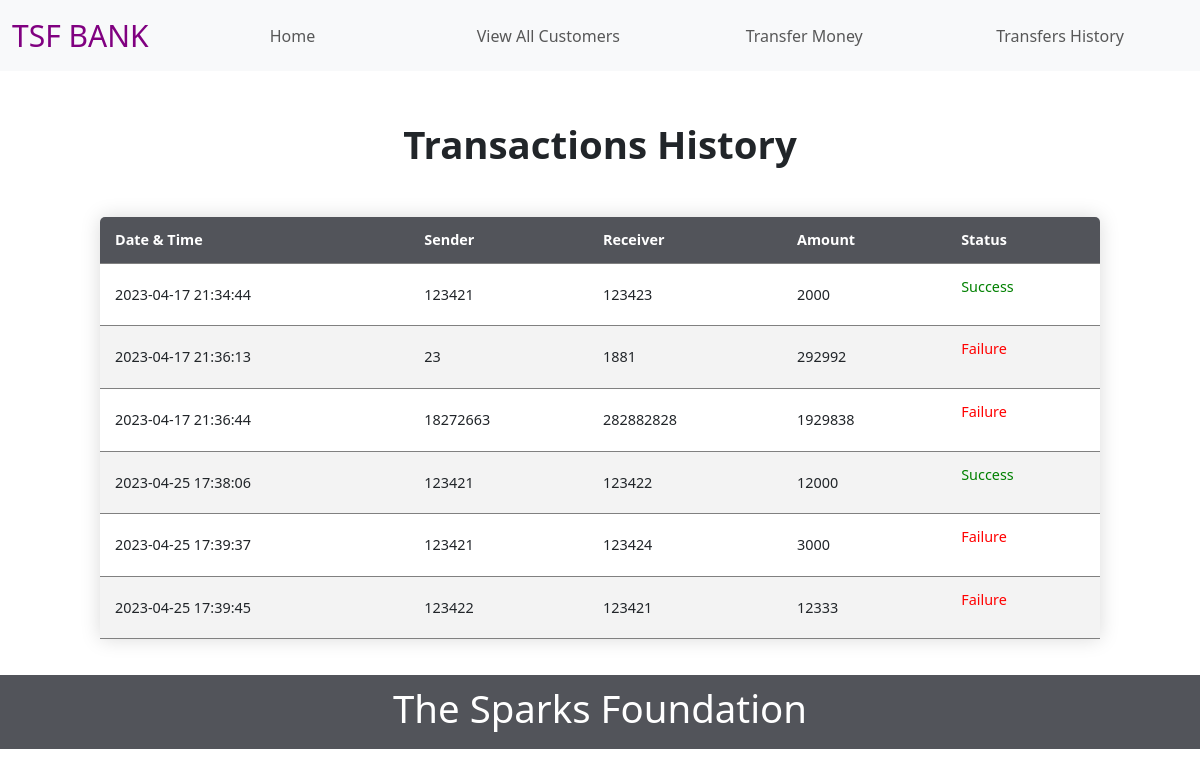
Page /transactions.php on the earlier database version.
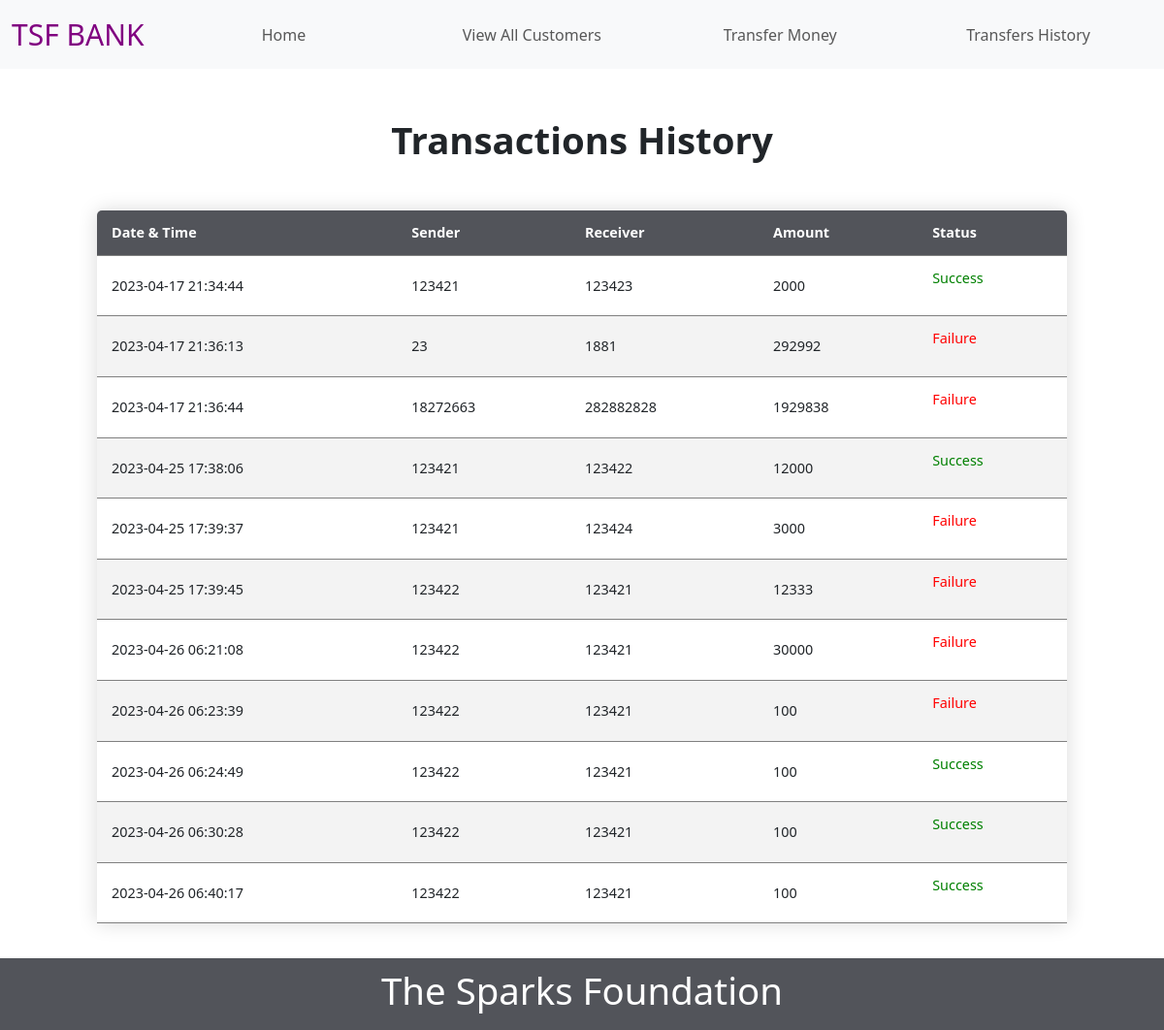
Same page on the later database version.
### tables this page shows
CREATE TABLE `transactions` (
  `sender` int(255) NOT NULL,
  `receiver` int(255) NOT NULL,
  `amount` int(255) NOT NULL,
  `status` varchar(255) NOT NULL,
  `Dat` datetime NOT NULL
);

### transactions.php (the view, shortened to what this page needs)
<?php
include_once 'config/conn.php';
$query ="select * from transactions";
$result = mysqli_query($conn, $query);
?>
<!DOCTYPE html>
<html>
<head>
    <link href="https://cdn.jsdelivr.net/npm/bootstrap@5.3.0-alpha3/dist/css/bootstrap.min.css" rel="stylesheet">
</head>
<body>
<section>
    <nav class="navbar navbar-expand-md navbar-light bg-light">
        <div class="container-fluid">
            <a class="navbar-brand" id="brand" href="index.php">TSF BANK</a>
            <div class="collapse navbar-collapse" id="navbarNav">
                <ul class="navbar-nav flex-grow-1">
                    <li class="nav-item active">
                        <a class="nav-link" href="index.php">Home <span class="sr-only"></span></a>
                    </li>
                    <li class="nav-item">
                        <a class="nav-link flex-grow-1"  href="allcustomers.php">View All Customers</a>
                    </li>
                    <li class="nav-item">
                        <a class="nav-link"  href="sendmoney.php">Transfer Money</a>
                    </li>
                    <li class="nav-item">
                        <a class="nav-link"  href="transactions.php">Transfers History</a>
                    </li>
                </ul>
            </div>
        </div>
    </nav>
</section>
   <h1 class="title">Transactions History</h1>
      <div class="table">
          <table class="content">
              <thead>
              <tr>
                  <th>Date & Time</th>
                  <th>Sender</th>
                  <th>Receiver</th>
                  <th>Amount</th>
                  <th>Status</th>
              </tr>
              </thead>
              <?php
              echo"<tbody>";
              while ($row = mysqli_fetch_assoc($result)){
                  echo '
                  <tr>
                    <td>'.$row['Dat'].'</td>
                    <td>'.$row['sender'].'</td>
                    <td>'.$row['receiver'].'</td>
                    <td>'.$row['amount'].'</td><td>'; ?>
                    <?php if ($row['status'] == "succeed"){ echo '<p style="color: green">Success</p>';}else{ echo'<p style="color: red">Failure</p>';}; ?>
                    <?php echo '</td></tr>';
              }
              echo "</tbody>";
              ?>
          </table>
      </div>
<section class="footer">
    <div class="container">
        <div class="row">
            <div class="col-lg-12">
                <h3 class="footer-title">The Sparks Foundation</h3>
            </div>
        </div>
    </div>
</body>
</html>

### transactions.php (style rules this page uses)
h1 { text-align: center; }
#brand { font-size: 30px; color: purple; }
.title { font-size: 2.4rem; font-weight: 800; }
.navbar-nav > li { margin-right: 1rem; margin-left: 1rem; flex: 1; text-align: center; }
.content { border-collapse: collapse; margin: 25px 0; font-size: 0.9em; min-width: 1000px; border-radius: 5px 5px 0 0; overflow: hidden; box-shadow: 0 0 20px rgba(0, 0, 0, 0.15); margin-left: auto; margin-right: auto; margin-block: 3%; }
.content thead tr { background-color: #52545a; color: #ffffff; text-align: left; font-weight: bold; }
.content th, .content td { padding: 12px 15px; }
.content tbody tr:nth-of-type(even) { background-color: #f3f3f3; }
.title { font-size: 2.4rem; font-weight: 800; margin: 50px; text-align: center; }
ul li { padding: 0 15px; }
.footer { text-align: center; padding: 10px 0; background-color: #52545a; color: white; }
.footer-title { font-size: 2.4rem; font-weight: 500; }

Differences in the rows shown:
added transactions: Dat "2023-04-26 06:21:08", sender "123422", receiver "123421", amount "30000", status "Failure"
added transactions: Dat "2023-04-26 06:23:39", sender "123422", receiver "123421", amount "100", status "Failure"
added transactions: Dat "2023-04-26 06:24:49", sender "123422", receiver "123421", amount "100", status "Success"
added transactions: Dat "2023-04-26 06:30:28", sender "123422", receiver "123421", amount "100", status "Success"
added transactions: Dat "2023-04-26 06:40:17", sender "123422", receiver "123421", amount "100", status "Success"
